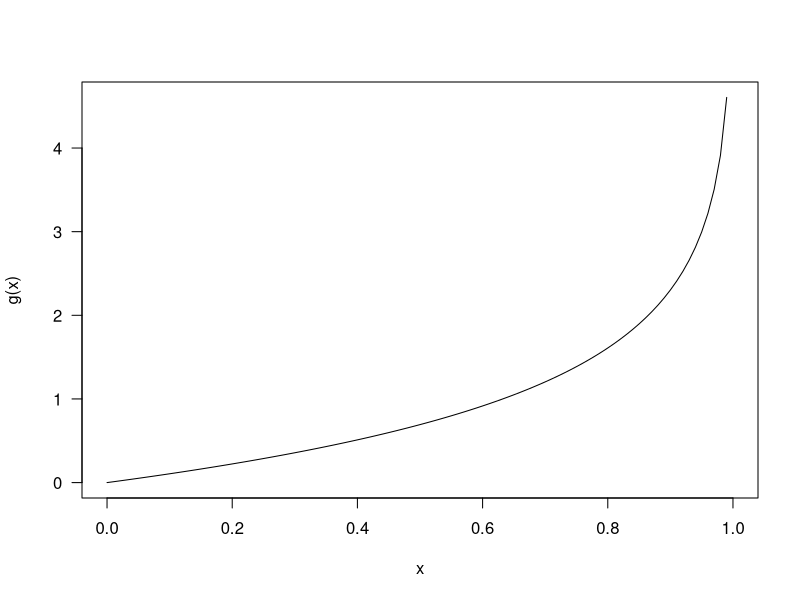

The R script that drew this image:
## ---- chunk 1
options(width = 90)
library(knitr)
knit_hooks$set(small.mar = function(before, options, envir) {
    if (before) par(mar = c(4, 4, .1, .1))  # smaller margin on top and right
})
## ---- chunk 2
curve(qexp, from = 0, to = 1, xlab = "x", ylab = "g(x)", las = 1)
## ---- chunk 3
# computes the x-th Fibonacci number without recursion and with vectorization
F <- function(x) {
  stopifnot(is.numeric(x), all(x == as.integer(x)))
  sqrt_5 <- sqrt(5) # defined once, used twice
  golden_ratio <- (1 + sqrt_5) / 2
  return(round(golden_ratio ^ (x + 1) / sqrt_5))
}
# probability of knocking down x out of n pins
Pr <- function(x, n = 10) return(ifelse(x > n, 0, F(x) / (-1 + F(n + 2))))

Omega <- 0:10 # 0, 1, 2, 3, 4, 5, 6, 7, 8, 9, 10
round(c(Pr(Omega), total = sum(Pr(Omega))), digits = 3)

x <- sample(Omega, size = 1, prob = Pr(Omega)) # realization of random variable
## ---- chunk 4
(TRUE & TRUE) == (TRUE * TRUE)
(TRUE & FALSE) == (TRUE * FALSE)
## ---- chunk 5
joint_Pr <- matrix(0, nrow = length(Omega), ncol = length(Omega))
rownames(joint_Pr) <- colnames(joint_Pr) <- as.character(Omega)
for (x1 in Omega) {
  Pr_x1 <- Pr(x1)
  for (x2 in 0:(10 - x1))
    joint_Pr[x1 + 1, x2 + 1] <- Pr_x1 * Pr(x2, 10 - x1)
}
sum(joint_Pr) # that sums to 1
## ---- chunk 6
library(kableExtra)
library(dplyr)
options("kableExtra.html.bsTable" = TRUE)
options(scipen = 5)
tmp <- as.data.frame(joint_Pr)
for (i in 1:ncol(tmp)) 
  tmp[,i] <- cell_spec(round(tmp[,i], digits = 6), "html", bold = tmp[,i] == 0,
                       color = ifelse(tmp[,i] == 0, "red", "black"))
kable(tmp, digits = 5, align = 'c', escape = FALSE) %>%
    kable_styling("striped", full_width = FALSE)
## ---- chunk 7
S <- 10^6; yes <- 0
for (s in 1:S) {
  x1 <- sample(Omega, size = 1, prob = Pr(Omega))
  x2 <- sample(0:(10 - x1), size = 1, prob = Pr(0:(10 - x1), n = 10 - x1))
  if (x1 == 9 & x2 == 1) yes <- yes + 1
}
c(simulated = yes / S, truth = joint_Pr["9", "1"])
## ---- chunk 8
tmp <- as.data.frame(joint_Pr)
for (i in 1:ncol(tmp)) 
  tmp[,i] <- cell_spec(round(tmp[,i], digits = 6), "html", bold = tmp[,i] == 0,
                       color = ifelse(tmp[,i] == 0, "red", "black"))
kable(tmp, digits = 5, align = 'c', escape = FALSE) %>%
    kable_styling("striped", full_width = FALSE)
## ---- chunk 9
round(rbind(Pr_X1 = Pr(Omega), margin1 = rowSums(joint_Pr), margin2 = colSums(joint_Pr)), 3)
## ---- chunk 10
tmp <- as.data.frame(joint_Pr)
for (i in 1:ncol(tmp)) 
  tmp[,i] <- cell_spec(round(tmp[,i], digits = 6), "html", bold = tmp[,i] == 0,
                       color = ifelse(tmp[,i] == 0, "red", 
                                      ifelse(i == 5, "black", "blue")))
kable(tmp, digits = 5, align = 'c', escape = FALSE) %>%
    kable_styling("striped", full_width = FALSE)
## ---- chunk 11
joint_Pr["3", "4"] / sum(joint_Pr[,"4"])
